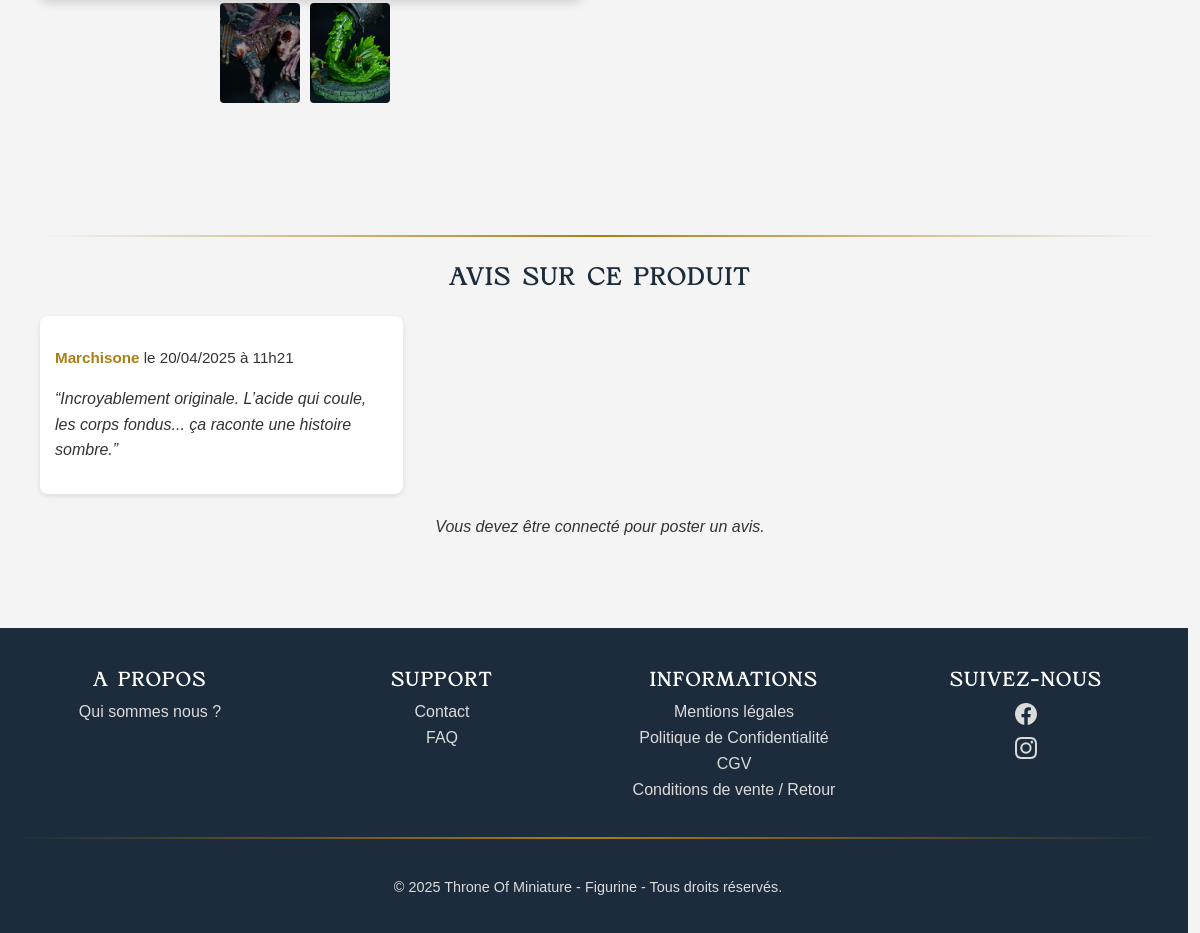
/product/35 (lower part), run on an earlier commit of the app's database.
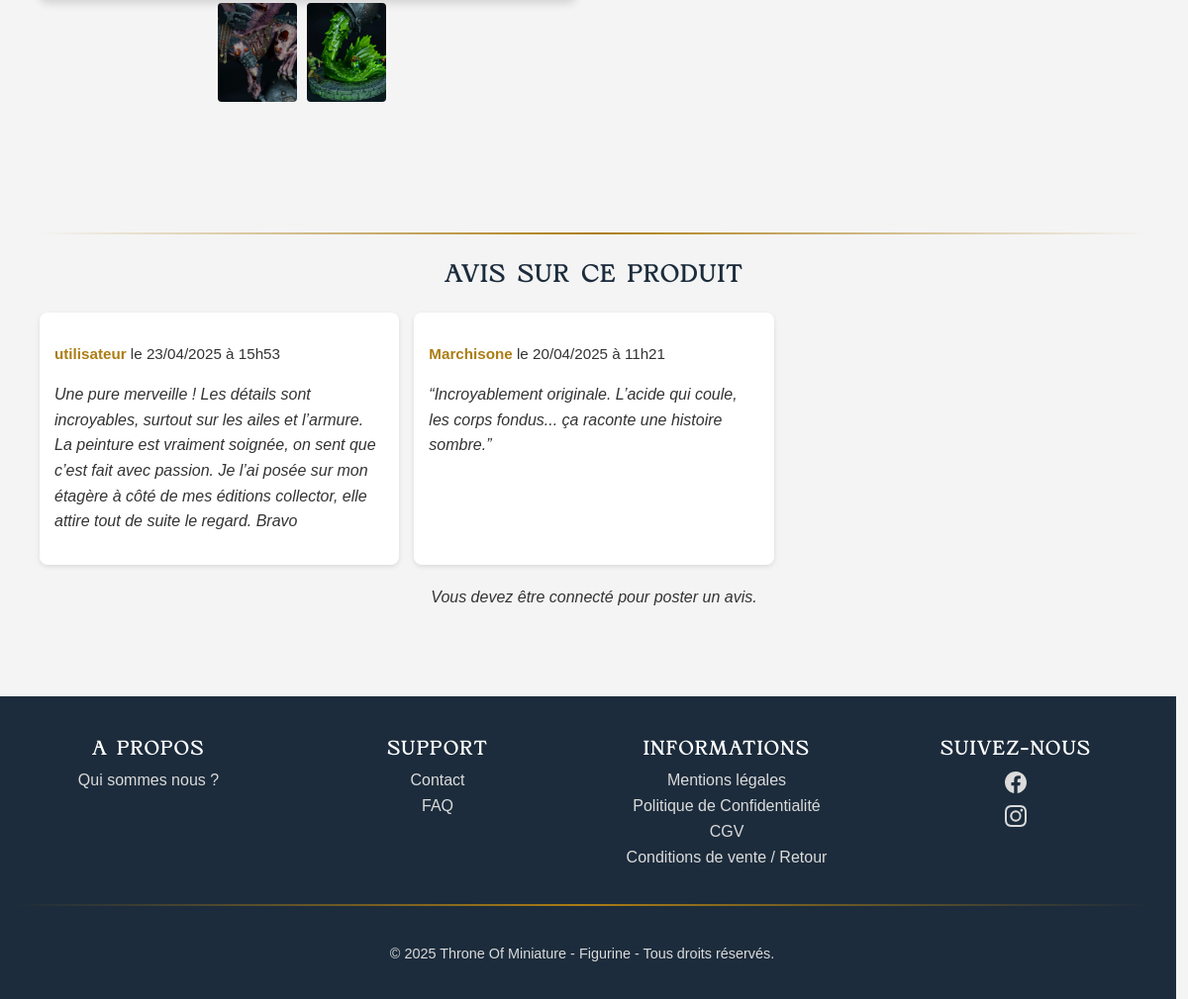
And on a later commit of the database.
### tables this page shows
CREATE TABLE `avis` (
  `id_avis` int(11) NOT NULL,
  `msg_avis` text DEFAULT NULL,
  `date_avis` datetime DEFAULT current_timestamp(),
  `id_produit` int(11) NOT NULL,
  `id_utilisateur` int(11) NOT NULL
);

CREATE TABLE `utilisateur` (
  `id_utilisateur` int(11) NOT NULL,
  `nom` varchar(50) NOT NULL,
  `prenom` varchar(50) NOT NULL,
  `mail` varchar(100) NOT NULL,
  `date_creation` date DEFAULT current_timestamp(),
  `mdp` varchar(100) NOT NULL,
  `adresse` varchar(100) DEFAULT NULL,
  `role` enum('utilisateur','admin') NOT NULL,
  `statut` enum('actif','supprimer') DEFAULT 'actif'
);

### src/Lib/View.php (called while the page is built, shortened)
<?php
class View
{
    public static function render($view, $data = [])
    {
        extract($data);
        require SRC_DIR . "/view/{$view}.php";
    }
}
?>

### src/Controller/ProductController.php (called while the page is built, shortened)
<?php
class ProductController
{
    private $productModel;
    public function __construct()
    {
        $this->productModel = new Product();
    }
    public function showProductDetails($id_product)
    {
        $id_product = filter_var($id_product, FILTER_VALIDATE_INT);
        $product = $this->productModel->getProductById($id_product);
        $reviewModel = new Review();
        $reviews = $reviewModel->getReviewsByProduct($id_product);
        View::render('product-detail', [
            'product' => $product,
            'reviews' => $reviews
        ]);
    }
}
?>

### src/Controller/Route.php (called while the page is built, shortened)
<?php
class Route
{
    private $path;
    private $callable;
    private $matches = [];
    public function __construct($path, $callable)
    {
        $this->path = trim($path, '/');
        $this->callable = $callable;
    }
    public function match($url)
    {
        $url = trim($url, '/');
        $path = preg_replace('#:([\w]+)#', '([^/]+)', $this->path);
        $regex = "#^$path$#i";
        if (!preg_match($regex, $url, $matches)) {
            return false;
        }
        array_shift($matches);
        $this->matches = $matches;
        return true;
    }
    public function call()
    {
        if (is_string($this->callable)) {
            $params = explode('@', $this->callable);
            $controller = new $pathClass();
            return call_user_func_array([$controller, $params[1]], $this->matches);
        } else {
            return call_user_func_array($this->callable, $this->matches);
        }
    }
}

### src/Controller/Router.php (called while the page is built, shortened)
<?php
class Router
{
    private $url;
    private $routes = [];
    public function __construct($url, $queryParams = [])
    {
        $this->url = $url;
    }
    private function add($path, $callable, $name, $method)
    {
        $route = new Route($path, $callable);
        $this->routes[$method][] = $route;
        return $route;
    }
    public function run()
    {
        foreach ($this->routes[$_SERVER['REQUEST_METHOD']] as $route) {
            if ($route->match($this->url)) {
                return $route->call();
            }
        }
    }
}

### index.php (called while the page is built, shortened)
<?php
if (isset($_GET['url'])) {
    $url = $_GET['url'];
    $queryParams = $_GET;
    array_shift($queryParams);
}
else {
    $url = '/';
    $queryParams = $_GET;
};
$router = new Router($url, $queryParams);
$router->get('/', 'HomeController@showHome');
$router->get('home', 'HomeController@showHome');
$router->get('/articles', 'ArticleController@showArticles');
$router->get('/article/:id', 'ArticleController@showArticle');
$router->post('/commentaire', 'CommentController@addComment');
$router->get('/article/:id/comments', 'CommentController@showComments');
$router->get('/login', 'UserController@login');
$router->post('/login', 'UserController@login');
$router->get('/logout', 'UserController@logout');
$router->get('/create-account', 'UserController@createAccount');
$router->post('/create-account', 'UserController@createAccount');
$router->get('/profil', 'UserController@showProfile');
$router->post('/supprimer-compte', 'UserController@deleteAccount');
$router->post('/modifier-adresse', 'UserController@updateAddress');
$router->get('/products', 'ProductController@showProducts');
$router->get('/products/latest', 'ProductController@showLatestProducts');
$router->post('/product/ajouter-produit', 'ProductController@addProduct');
$router->post('/productReview', 'ReviewController@addReview');
$router->post('/supprimer-avis', 'ReviewController@deleteReview');
$router->get('/product/:id', 'ProductController@showProductDetails');
$router->get('/panier', 'OrderController@showCart');
$router->post('/valider-panier', 'OrderController@validateCart');
$router->post('/supprimer-commentaire', 'CommentController@deleteComment');
$router->get('/admin', 'AdminController@showDashboard');
$router->post('/admin/supprimer-utilisateur', 'AdminController@deleteUser');
$router->post('/admin/supprimer-article', 'AdminController@supprimerArticle');
$router->post('/admin/ajouter-produit', 'AdminController@ajouterProduit');
$router->post('/admin/supprimer-produit', 'AdminController@supprimerProduit');
$router->post('/article/ajouter-article', 'ArticleController@addArticle');
$router->get('/contact', 'PageController@showContact');
$router->get('/about-us', 'PageController@aboutUs');
$router->get('/legal-notices', 'PageController@legalNotices');
$router->get('/cgv', 'PageController@cgv');
$router->get('/privacy-policy', 'PageController@privacyPolicy');
$router->get('/returns', 'PageController@returns');
$router->get('/faq', 'PageController@faq');
$router->run();

### src/Lib/DbConnector.php (called while the page is built, shortened)
<?php
abstract class DbConnector
{
    private static $bdd = null;
    public static function dbConnect()
    {
        if (isset(self::$bdd)) {
            return self::$bdd;
        } else {
            try {
                self::$bdd = new PDO(
                    "mysql:dbname=" . $_ENV['DB_NAME'] . "; host=" . $_ENV['DB_HOST'] . "; charset=utf8",
                    $_ENV['DB_LOGIN'],
                    $_ENV['DB_PASSWORD']
                );
                self::$bdd->setAttribute(PDO::ATTR_ERRMODE, PDO::ERRMODE_EXCEPTION);
                return self::$bdd;
            } catch (PDOException $e) {
                throw new Exception($e->getMessage());
            }
        }
    }
}

### src/Model/Review.php (called while the page is built, shortened)
<?php
class Review
{
    private $db;
    public function __construct()
    {
        $this->db = DbConnector::dbConnect();
    }
    public function getReviewsByProduct($id_produit)
    {
        try {
            $stmt = $this->db->prepare(
                "SELECT a.msg_avis AS contenu, a.date_avis AS date_review, u.nom AS auteur
                 FROM avis a
                 JOIN utilisateur u ON a.id_utilisateur = u.id_utilisateur
                 WHERE a.id_produit = ?
                 ORDER BY a.date_avis DESC"
            );
            $stmt->execute([$id_produit]);
            return $stmt->fetchAll(PDO::FETCH_ASSOC);
        } catch (PDOException $e) {
            error_log('Erreur dans getReviewsByProduct: ' . $e->getMessage());
            return [];
        }
    }
}
?>

### src/view/product-detail.php (the view, shortened to what the changed rows need)
<div class="container">
<article class="product-detail">
    <section class="reviews">
        <h2>Avis sur ce produit</h2>
        <div class="reviews-grid">
            <?php if (isset($reviews) && is_array($reviews) && count($reviews) > 0): ?>
            <?php foreach ($reviews as $review): ?>
                <article class="review">
                <p class="review-meta">
                    <strong><?php echo htmlspecialchars($review['auteur']); ?></strong> le <?php echo date("d/m/Y \\à H\\hi", strtotime($review['date_review'])); ?>
                </p>
                <p class="review-content"><?php echo nl2br(htmlspecialchars($review['contenu'])); ?></p>
                </article>
            <?php endforeach; ?>
            <?php else: ?>
            <p class="no-reviews">Aucun avis pour le moment.</p>
            <?php endif; ?>
        </div>
    </section>
</article>
</div>
<?php
require SRC_DIR . '/view/layout.php';
?>

What changed in the data, as far as the page shows it:
added avis: id_utilisateur.nom "utilisateur", date_avis "23/04/2025 à 15h53", msg_avis "Une pure merveille ! Les détails sont incroyables, surtout sur les ailes et l’armure. La peinture est vraiment soignée, on sent que c’est fait avec passion. Je l’ai posée sur mon étagère à côté de mes éditions collector, elle attire tout de suite le regard. Bravo"
